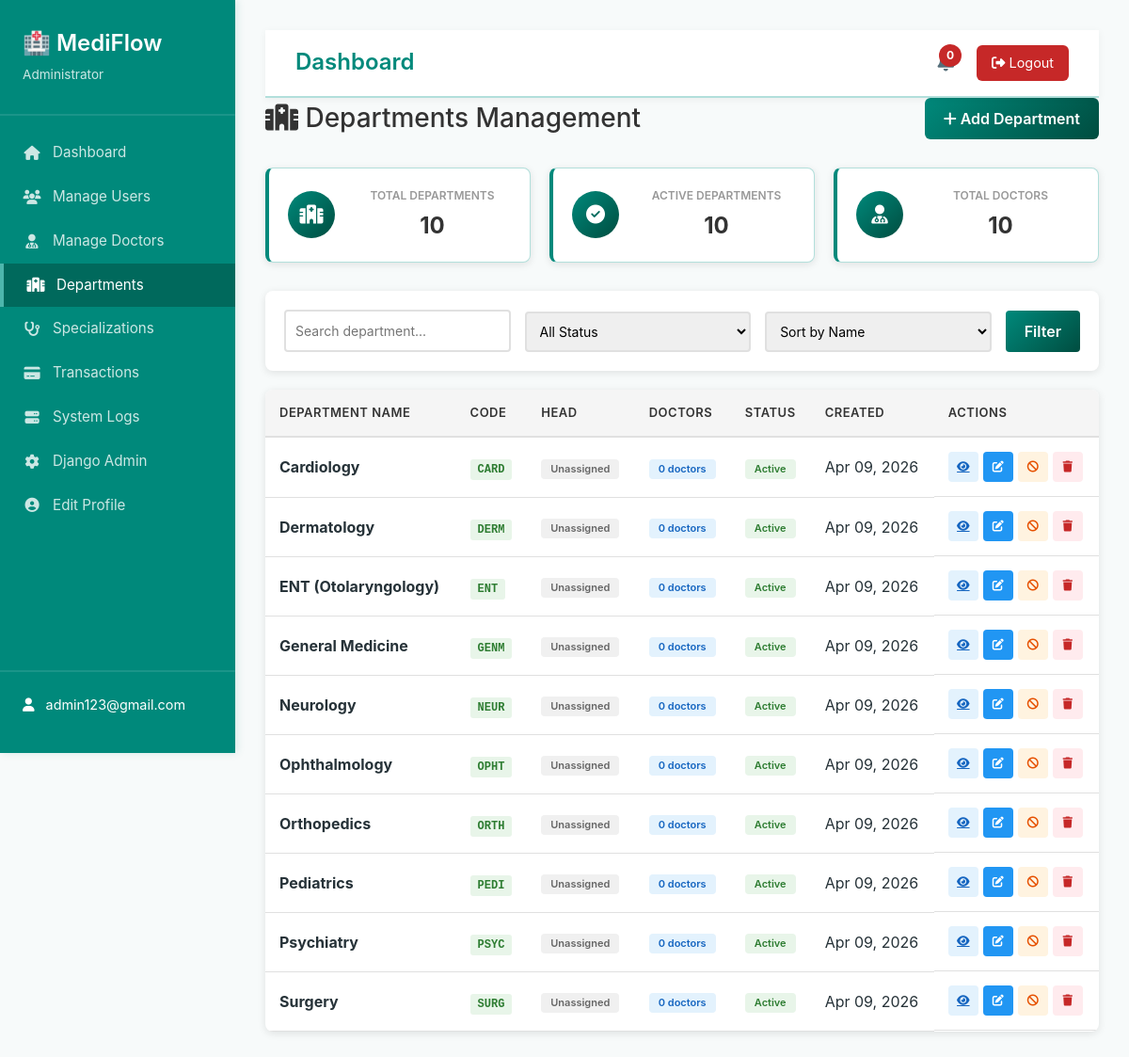
The page /dashboard/departments/ (signed in) on the database its author committed.
### accounts/models.py (models this page shows, shortened)
class CustomUser(AbstractUser):
    ROLE_CHOICES = (
        ('DOCTOR', 'Doctor'),
        ('PATIENT', 'Patient'),
    )
    role = models.CharField(
        max_length=10,
        choices=ROLE_CHOICES,
        default='PATIENT'
    )
    google_calendar_token = models.JSONField(
        null=True,
        blank=True,
        help_text="OAuth token for Google Calendar"
    )
    is_2fa_enabled = models.BooleanField(
        default=False,
        help_text="Whether two-factor authentication is enabled"
    )
    class Meta:
        db_table = 'accounts_customuser'
        verbose_name = 'User'
        verbose_name_plural = 'Users'

### admin_management/models.py (models this page shows, shortened)
class Department(models.Model):
    name = models.CharField(max_length=100, unique=True)
    code = models.CharField(max_length=20, unique=True, db_index=True, default='DEPT')
    description = models.TextField(blank=True)
    head_of_department = models.ForeignKey(CustomUser, on_delete=models.SET_NULL, null=True, blank=True, limit_choices_to={'role': 'DOCTOR'}, related_name='head_departments')
    status = models.CharField(max_length=20, choices=[('active', 'Active'), ('inactive', 'Inactive')], default='active')
    is_active = models.BooleanField(default=True)
    created_at = models.DateTimeField(auto_now_add=True)
    updated_at = models.DateTimeField(auto_now=True)
    class Meta:
        ordering = ['name']
        verbose_name_plural = 'Departments'
    @property
    def doctor_count(self):
        return 0

### admin_management/views.py (the view, shortened to what this page needs)
# urls.py: path('departments/', views.departments, name='departments'),
@login_required
@user_passes_test(is_admin)
def departments(request):
    departments = Department.objects.all()
    search_query = request.GET.get('search', '')
    status_filter = request.GET.get('status', '')
    sort_by = request.GET.get('sort', 'name')
    if search_query:
        departments = departments.filter(
            Q(name__icontains=search_query) |
            Q(code__icontains=search_query)
        )
    if status_filter:
        departments = departments.filter(status=status_filter)
    departments = departments.order_by(sort_by)
    total_departments = Department.objects.count()
    active_departments = Department.objects.filter(status='active').count()
    context = {
        'departments': departments,
        'doctors': CustomUser.objects.filter(role='DOCTOR', is_active=True),
        'total_departments': total_departments,
        'active_departments': active_departments,
        'search_query': search_query,
        'status_filter': status_filter,
        'sort_by': sort_by,
    }
    return render(request, 'admin_management/departments.html', context)

### admin_management/views.py (called while the page is built)
def is_admin(user):
    return user.is_staff or user.role == 'ADMIN'

### templates/admin_management/departments.html (shortened to what this page needs)
{% extends 'admin_management/base_admin.html' %}
{% block content %}
<div class="admin-content">
    <div class="page-header">
        <h1><i class="fas fa-hospital"></i> Departments Management</h1>
        <button class="btn-primary" onclick="openCreateModal()">
            <i class="fas fa-plus"></i> Add Department
        </button>
    </div>
    <div class="stats-grid">
        <div class="stat-card">
            <div class="stat-icon"><i class="fas fa-hospital"></i></div>
            <div class="stat-content">
                <p class="stat-label">Total Departments</p>
                <p class="stat-value">{{ total_departments }}</p>
            </div>
        </div>
        <div class="stat-card">
            <div class="stat-icon"><i class="fas fa-check-circle"></i></div>
            <div class="stat-content">
                <p class="stat-label">Active Departments</p>
                <p class="stat-value">{{ active_departments }}</p>
            </div>
        </div>
        <div class="stat-card">
            <div class="stat-icon"><i class="fas fa-user-md"></i></div>
            <div class="stat-content">
                <p class="stat-label">Total Doctors</p>
                <p class="stat-value">{{ doctors|length }}</p>
            </div>
        </div>
    </div>
    <div class="filter-bar">
        <form method="GET" class="filter-form">
            <div class="filter-group">
                <input type="text" name="search" placeholder="Search department..." value="{{ search_query }}">
            </div>
            <div class="filter-group">
                <select name="status">
                    <option value="">All Status</option>
                </select>
            </div>
            <div class="filter-group">
                <select name="sort">
                    <option value="name" {% if sort_by == 'name' %}selected{% endif %}>Sort by Name</option>
                </select>
            </div>
            <button type="submit" class="btn-filter">Filter</button>
        </form>
    </div>
    <div class="departments-table">
        {% if departments %}
            <table class="data-table">
                <thead>
                    <tr>
                        <th>Department Name</th>
                        <th>Code</th>
                        <th>Head</th>
                        <th>Doctors</th>
                        <th>Status</th>
                        <th>Created</th>
                        <th>Actions</th>
                    </tr>
                </thead>
                <tbody>
                    {% for department in departments %}
                    <tr>
                        <td>
                            <strong>{{ department.name }}</strong>
                        </td>
                        <td>
                            <code class="dept-code">{{ department.code }}</code>
                        </td>
                        <td>
                            {% if department.head_of_department %}
                                <span class="doctor-name">{{ department.head_of_department.get_full_name }}</span>
                            {% else %}
                                <span class="badge badge-secondary">Unassigned</span>
                            {% endif %}
                        </td>
                        <td>
                            <span class="badge badge-info">{{ department.doctor_count }} doctors</span>
                        </td>
                        <td>
                            <span class="badge badge-{% if department.status == 'active' %}success{% else %}danger{% endif %}">
                                {{ department.get_status_display }}
                            </span>
                        </td>
                        <td>{{ department.created_at|date:"M d, Y" }}</td>
                        <td class="action-buttons">
                            <a href="{% url 'admin_management:department_detail' department.id %}" class="btn-small btn-info" title="View Details">
                                <i class="fas fa-eye"></i>
                            </a>
                            <button class="btn-small btn-edit" onclick="editDept({{ department.id }}, '{{ department.name }}', '{{ department.code }}', '{{ department.description|escapejs }}')">
                                <i class="fas fa-edit"></i>
                            </button>
                            <form method="POST" action="{% url 'admin_management:department_action' department.id 'toggle' %}" style="display:inline;">
                                <button type="submit" class="btn-small btn-{% if department.status == 'active' %}warning{% else %}success{% endif %}" title="Toggle Status">
                                    <i class="fas fa-{% if department.status == 'active' %}ban{% else %}check{% endif %}"></i>
                                </button>
                            </form>
                            <form method="POST" action="{% url 'admin_management:department_action' department.id 'delete' %}" style="display:inline;" onsubmit="return confirm('Delete this department?');">
                                <button type="submit" class="btn-small btn-danger" title="Delete">
                                    <i class="fas fa-trash"></i>
                                </button>
                            </form>
                        </td>
                    </tr>
                    {% endfor %}
                </tbody>
            </table>
        {% else %}
            <div class="empty-state">
                <i class="fas fa-inbox"></i>
                <p>No departments found. Create one to get started!</p>
            </div>
        {% endif %}
    </div>
</div>
{% endblock %}

### templates/admin_management/base_admin.html (shortened to what this page needs)
<!DOCTYPE html>
<html lang="en">
<head>
    <link href="https://cdn.jsdelivr.net/npm/bootstrap@5.3.0/dist/css/bootstrap.min.css" rel="stylesheet">
    <link rel="stylesheet" href="https://cdnjs.cloudflare.com/ajax/libs/font-awesome/6.4.0/css/all.min.css">
</head>
<body>
    <div class="sidebar">
        <div class="sidebar-header">
            <h2>🏥 MediFlow</h2>
            <p>Administrator</p>
        </div>
        <ul class="sidebar-menu">
            <li><a href="{% url 'admin_management:dashboard' %}" class="{% if request.resolver_match.url_name == 'dashboard' %}active{% endif %}">
                <i class="fas fa-home"></i> Dashboard
            </a></li>
            <li><a href="{% url 'admin_management:manage_users' %}" class="{% if request.resolver_match.url_name == 'manage_users' %}active{% endif %}">
                <i class="fas fa-users"></i> Manage Users
            </a></li>
            <li><a href="{% url 'admin_management:manage_doctors' %}" class="{% if request.resolver_match.url_name == 'manage_doctors' %}active{% endif %}">
                <i class="fas fa-user-md"></i> Manage Doctors
            </a></li>
            <li><a href="{% url 'admin_management:departments' %}" class="{% if request.resolver_match.url_name == 'departments' %}active{% endif %}">
                <i class="fas fa-hospital"></i> Departments
            </a></li>
            <li><a href="{% url 'admin_management:specializations' %}" class="{% if request.resolver_match.url_name == 'specializations' %}active{% endif %}">
                <i class="fas fa-stethoscope"></i> Specializations
            </a></li>
            <li><a href="{% url 'admin_management:transactions' %}" class="{% if request.resolver_match.url_name == 'transactions' %}active{% endif %}">
                <i class="fas fa-credit-card"></i> Transactions
            </a></li>
            <li><a href="{% url 'admin_management:system_logs' %}" class="{% if request.resolver_match.url_name == 'system_logs' %}active{% endif %}">
                <i class="fas fa-server"></i> System Logs
            </a></li>
            <li><a href="/admin/">
                <i class="fas fa-cog"></i> Django Admin
            </a></li>
            <li><a href="{% url 'admin_management:edit_profile' %}" class="{% if request.resolver_match.url_name == 'edit_profile' %}active{% endif %}">
                <i class="fas fa-user-circle"></i> Edit Profile
            </a></li>
        </ul>
        <div class="sidebar-footer">
            <div class="user-info">
                <i class="fas fa-user"></i>
                <span>{{ request.user.email }}</span>
            </div>
        </div>
    </div>
    <div class="main-content">
        <div class="navbar-admin">
            <h1>{% block page_title %}Dashboard{% endblock %}</h1>
            <div class="navbar-actions">
                <div class="notification-badge">
                    <span class="badge-number">0</span>
                </div>
                <form method="post" action="{% url 'logout' %}" style="margin: 0;" onsubmit="return confirm('Are you sure you want to logout?');">
                    <button type="submit" class="logout-btn">
                        <i class="fas fa-sign-out-alt"></i> Logout
                    </button>
                </form>
            </div>
        </div>
        {% block content %}{% endblock %}
    </div>
</body>
</html>

### templates/admin_management/base_admin.html (style rules this page uses)
:root { --primary-teal: #00897B; --secondary-teal: #00695C; --accent-teal: #4DB6AC; --background: #F7FAFA; --card-bg: #FFFFFF; --text-color: #263238; --text-light: #546E7A; --success: #2E7D32; --danger: #C62828; --warning: #F57C00; --border-color: #B2DFDB; }
* { margin: 0; padding: 0; box-sizing: border-box; }
body { font-family: -apple-system, BlinkMacSystemFont, 'Segoe UI', Roboto, sans-serif; background-color: var(--background); color: var(--text-color); }
.sidebar { background: var(--primary-teal); color: white; height: 100vh; position: fixed; left: 0; top: 0; width: 250px; overflow-y: auto; box-shadow: 2px 0 8px rgba(0, 137, 123, 0.15); }
.sidebar-header { padding: 2rem 1.5rem; border-bottom: 2px solid rgba(255, 255, 255, 0.1); }
.sidebar-header h2 { font-size: 1.5rem; margin: 0; font-weight: 600; }
.sidebar-header p { font-size: 0.85rem; opacity: 0.8; margin: 0.5rem 0 0 0; }
.sidebar-menu { list-style: none; padding: 1rem 0; }
.sidebar-menu li { margin: 0; }
.sidebar-menu a { display: flex; align-items: center; gap: 0.75rem; padding: 0.75rem 1.5rem; color: rgba(255, 255, 255, 0.8); text-decoration: none; transition: all 0.2s; font-size: 0.95rem; }
.sidebar-menu a.active { background: var(--secondary-teal); color: white; border-left: 4px solid var(--accent-teal); }
.sidebar-menu i { width: 20px; text-align: center; }
.sidebar-footer { position: absolute; bottom: 0; width: 100%; padding: 1.5rem; border-top: 2px solid rgba(255, 255, 255, 0.1); }
.user-info { display: flex; align-items: center; gap: 0.75rem; margin-bottom: 1rem; font-size: 0.9rem; }
.main-content { margin-left: 250px; padding: 2rem; }
.navbar-admin { background: white; border-bottom: 2px solid var(--border-color); box-shadow: 0 2px 8px rgba(0, 0, 0, 0.05); padding: 1rem 2rem; display: flex; justify-content: space-between; align-items: center; position: sticky; top: 0; z-index: 100; }
.navbar-admin h1 { font-size: 1.5rem; color: var(--primary-teal); margin: 0; font-weight: 600; }
.navbar-actions { display: flex; align-items: center; gap: 1.5rem; }
.notification-badge { position: relative; display: inline-block; }
.badge-number { position: absolute; top: -8px; right: -8px; background: var(--danger); color: white; border-radius: 50%; width: 24px; height: 24px; display: flex; align-items: center; justify-content: center; font-size: 0.75rem; font-weight: bold; }
.logout-btn { background: var(--danger); color: white; border: none; padding: 0.5rem 1rem; border-radius: 6px; cursor: pointer; font-size: 0.9rem; transition: background 0.2s; }
.stat-card { background: var(--card-bg); border-radius: 10px; padding: 1.5rem; text-align: center; border: 1px solid var(--border-color); box-shadow: 0 2px 8px rgba(0, 0, 0, 0.05); transition: transform 0.2s; }
.stat-label { font-size: 0.9rem; color: var(--text-light); }
.filter-group { display: flex; flex-direction: column; }
.filter-group input, .filter-group select { padding: 0.75rem; border: 1px solid var(--border-color); border-radius: 6px; font-size: 0.9rem; }

### rows shown on the page
CustomUser: user.email "admin123@gmail.com"
Department: name "Cardiology", code "CARD", shows "Unassigned", doctor_count "0", status "Active", created_at "Apr 09, 2026"
Department: name "Dermatology", code "DERM", shows "Unassigned", doctor_count "0", status "Active", created_at "Apr 09, 2026"
Department: name "ENT (Otolaryngology)", code "ENT", shows "Unassigned", doctor_count "0", status "Active", created_at "Apr 09, 2026"
Department: name "General Medicine", code "GENM", shows "Unassigned", doctor_count "0", status "Active", created_at "Apr 09, 2026"
Department: name "Neurology", code "NEUR", shows "Unassigned", doctor_count "0", status "Active", created_at "Apr 09, 2026"
Department: name "Ophthalmology", code "OPHT", shows "Unassigned", doctor_count "0", status "Active", created_at "Apr 09, 2026"
Department: name "Orthopedics", code "ORTH", shows "Unassigned", doctor_count "0", status "Active", created_at "Apr 09, 2026"
Department: name "Pediatrics", code "PEDI", shows "Unassigned", doctor_count "0", status "Active", created_at "Apr 09, 2026"
Department: name "Psychiatry", code "PSYC", shows "Unassigned", doctor_count "0", status "Active", created_at "Apr 09, 2026"
Department: name "Surgery", code "SURG", shows "Unassigned", doctor_count "0", status "Active", created_at "Apr 09, 2026"

### other values the page prints
{{ total_departments }} "10"
{{ active_departments }} "10"
{{ doctors|length }} "10"
